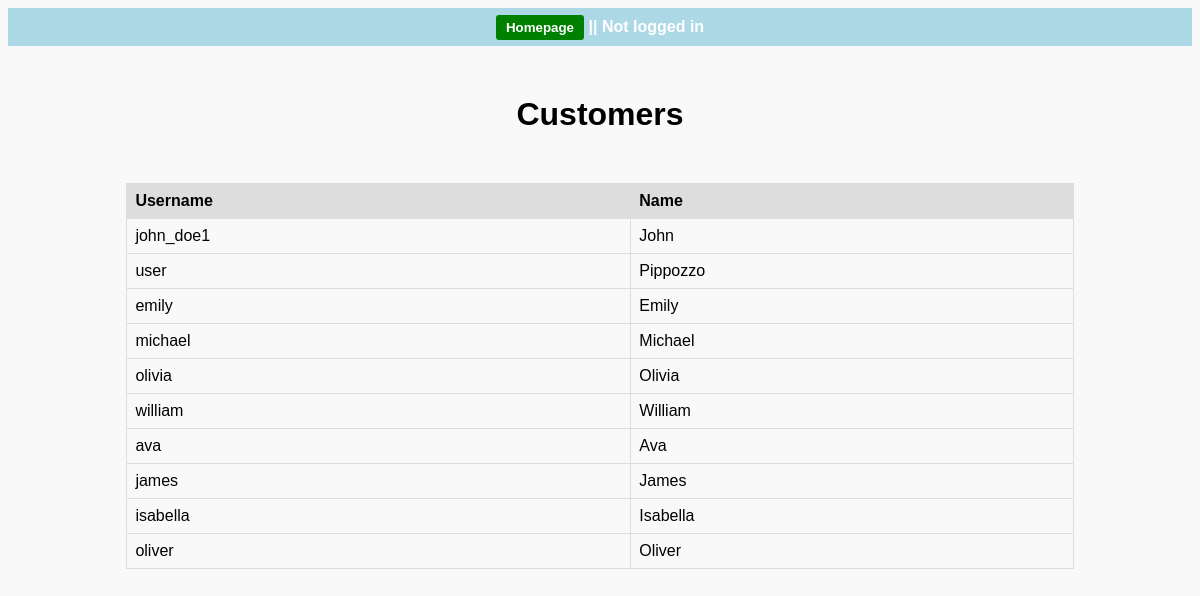
The app's page /php/all_users.php with its own data.
### tables this page shows
CREATE TABLE customers (
  customer_id INT PRIMARY KEY AUTO_INCREMENT,
  username VARCHAR(255) NOT NULL UNIQUE,
  first_name VARCHAR(255) NOT NULL,
  password VARCHAR(255) NOT NULL
);

### php/all_users.php (the view, shortened to what this page needs)
<?php
  include 'login_info.php';
?>
<html>
  <head>
  </head>
  <body>
    <h1>Customers</h1>
    <table>
      <tr>
        <th>Username</th>
        <th>Name</th>
      </tr>
      <?php
        $servername = "db";
        $username = "root";
        $password = "password";
        $dbname = "xss_e_commerce";
        $conn = new mysqli($servername, $username, $password, $dbname);
        $query = "SELECT username,first_name FROM customers";
        $result = $conn->query($query);
        if ($result->num_rows > 0) {
          while($row = $result->fetch_assoc()) {
            echo "<tr>";
            echo "<td>" . $row["username"]. "</td>";
            echo "<td>" . $row["first_name"]. "</td>";
            echo "</tr>";
          }
        } else {
            echo "0 results";
        }
      ?>
    </table>
  </body>
</html>

### php/login_info.php (shortened to what this page needs)
<div id="banner">
<a href="index.php" class="homepage-btn">Homepage</a> ||
  <?php if (isset($_SESSION['logged_in'])): ?>
    Welcome,
    <?php echo $_SESSION['username'] . " || "; ?></span>
    <a href="/logout.php" class="logout-btn">Logout</a>
  <?php else: ?>
    Not logged in
  <?php endif; ?>
</div>

### php/login_info.php (style rules this page uses)
#banner { background-color: lightblue; padding: 10px; text-align: center; font-weight: bold; color: white; }
.homepage-btn { background-color: green; color: white; padding: 5px 10px; border-radius: 3px; text-decoration: none; cursor: pointer; font-size: smaller; }

### php/all_users.php (style rules this page uses)
body { background-color: #F9F9F9; font-family: Arial, sans-serif; }
h1 { text-align: center; margin: 50px 0; }
table { width: 80%; margin: 0 auto; border-collapse: collapse; }
th, td { border: 1px solid #dddddd; padding: 8px; text-align: left; }
th { background-color: #dddddd; }

### records on screen
customers: username "john_doe1", first_name "John"
customers: username "user", first_name "Pippozzo"
customers: username "emily", first_name "Emily"
customers: username "michael", first_name "Michael"
customers: username "olivia", first_name "Olivia"
customers: username "william", first_name "William"
customers: username "ava", first_name "Ava"
customers: username "james", first_name "James"
customers: username "isabella", first_name "Isabella"
customers: username "oliver", first_name "Oliver"
